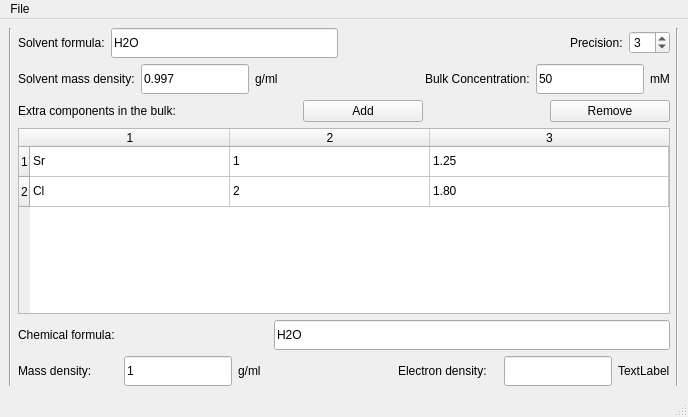
<?xml version="1.0" encoding="UTF-8"?>
<ui version="4.0">
 <class>MainWindow</class>
 <widget class="QMainWindow" name="MainWindow">
  <property name="geometry">
   <rect>
    <x>0</x>
    <y>0</y>
    <width>688</width>
    <height>417</height>
   </rect>
  </property>
  <property name="windowTitle">
   <string>MainWindow</string>
  </property>
  <widget class="QWidget" name="centralwidget">
   <layout class="QGridLayout" name="gridLayout">
    <item row="0" column="0">
     <widget class="Line" name="line">
      <property name="orientation">
       <enum>Qt::Vertical</enum>
      </property>
     </widget>
    </item>
    <item row="0" column="1">
     <layout class="QVBoxLayout" name="verticalLayout">
      <item>
       <layout class="QHBoxLayout" name="horizontalLayout">
        <item>
         <widget class="QLabel" name="label_7">
          <property name="minimumSize">
           <size>
            <width>0</width>
            <height>30</height>
           </size>
          </property>
          <property name="text">
           <string>Solvent formula:</string>
          </property>
         </widget>
        </item>
        <item>
         <widget class="QLineEdit" name="solchemforLE">
          <property name="sizePolicy">
           <sizepolicy hsizetype="Expanding" vsizetype="Fixed">
            <horstretch>0</horstretch>
            <verstretch>0</verstretch>
           </sizepolicy>
          </property>
          <property name="minimumSize">
           <size>
            <width>0</width>
            <height>30</height>
           </size>
          </property>
          <property name="text">
           <string>H2O</string>
          </property>
         </widget>
        </item>
        <item>
         <spacer name="horizontalSpacer">
          <property name="orientation">
           <enum>Qt::Horizontal</enum>
          </property>
          <property name="sizeHint" stdset="0">
           <size>
            <width>40</width>
            <height>20</height>
           </size>
          </property>
         </spacer>
        </item>
        <item>
         <widget class="QLabel" name="label_10">
          <property name="minimumSize">
           <size>
            <width>50</width>
            <height>0</height>
           </size>
          </property>
          <property name="text">
           <string>Precision:</string>
          </property>
         </widget>
        </item>
        <item>
         <widget class="QSpinBox" name="preSB">
          <property name="minimum">
           <number>1</number>
          </property>
          <property name="maximum">
           <number>10</number>
          </property>
          <property name="value">
           <number>3</number>
          </property>
         </widget>
        </item>
       </layout>
      </item>
      <item>
       <layout class="QHBoxLayout" name="horizontalLayout_5">
        <item>
         <widget class="QLabel" name="label_8">
          <property name="sizePolicy">
           <sizepolicy hsizetype="Preferred" vsizetype="Fixed">
            <horstretch>0</horstretch>
            <verstretch>0</verstretch>
           </sizepolicy>
          </property>
          <property name="text">
           <string>Solvent mass density:</string>
          </property>
         </widget>
        </item>
        <item>
         <widget class="QLineEdit" name="solmassdenLE">
          <property name="sizePolicy">
           <sizepolicy hsizetype="Preferred" vsizetype="Fixed">
            <horstretch>0</horstretch>
            <verstretch>0</verstretch>
           </sizepolicy>
          </property>
          <property name="minimumSize">
           <size>
            <width>0</width>
            <height>30</height>
           </size>
          </property>
          <property name="text">
           <string>0.997</string>
          </property>
         </widget>
        </item>
        <item>
         <widget class="QLabel" name="label_9">
          <property name="sizePolicy">
           <sizepolicy hsizetype="Preferred" vsizetype="Fixed">
            <horstretch>0</horstretch>
            <verstretch>0</verstretch>
           </sizepolicy>
          </property>
          <property name="minimumSize">
           <size>
            <width>0</width>
            <height>0</height>
           </size>
          </property>
          <property name="text">
           <string>g/ml</string>
          </property>
         </widget>
        </item>
        <item>
         <spacer name="horizontalSpacer_5">
          <property name="orientation">
           <enum>Qt::Horizontal</enum>
          </property>
          <property name="sizeHint" stdset="0">
           <size>
            <width>40</width>
            <height>20</height>
           </size>
          </property>
         </spacer>
        </item>
        <item>
         <widget class="QLabel" name="label">
          <property name="sizePolicy">
           <sizepolicy hsizetype="Preferred" vsizetype="Fixed">
            <horstretch>0</horstretch>
            <verstretch>0</verstretch>
           </sizepolicy>
          </property>
          <property name="minimumSize">
           <size>
            <width>0</width>
            <height>30</height>
           </size>
          </property>
          <property name="text">
           <string>Bulk Concentration:</string>
          </property>
         </widget>
        </item>
        <item>
         <widget class="QLineEdit" name="bulkconLE">
          <property name="sizePolicy">
           <sizepolicy hsizetype="Preferred" vsizetype="Fixed">
            <horstretch>0</horstretch>
            <verstretch>0</verstretch>
           </sizepolicy>
          </property>
          <property name="minimumSize">
           <size>
            <width>0</width>
            <height>30</height>
           </size>
          </property>
          <property name="text">
           <string>50</string>
          </property>
         </widget>
        </item>
        <item>
         <widget class="QLabel" name="label_18">
          <property name="sizePolicy">
           <sizepolicy hsizetype="Preferred" vsizetype="Fixed">
            <horstretch>0</horstretch>
            <verstretch>0</verstretch>
           </sizepolicy>
          </property>
          <property name="minimumSize">
           <size>
            <width>0</width>
            <height>30</height>
           </size>
          </property>
          <property name="maximumSize">
           <size>
            <width>16777215</width>
            <height>16777215</height>
           </size>
          </property>
          <property name="text">
           <string>mM</string>
          </property>
         </widget>
        </item>
       </layout>
      </item>
      <item>
       <layout class="QHBoxLayout" name="horizontalLayout_2">
        <item>
         <widget class="QLabel" name="label_2">
          <property name="sizePolicy">
           <sizepolicy hsizetype="Minimum" vsizetype="Preferred">
            <horstretch>0</horstretch>
            <verstretch>0</verstretch>
           </sizepolicy>
          </property>
          <property name="text">
           <string>Extra components in the bulk:</string>
          </property>
         </widget>
        </item>
        <item>
         <spacer name="horizontalSpacer_3">
          <property name="orientation">
           <enum>Qt::Horizontal</enum>
          </property>
          <property name="sizeHint" stdset="0">
           <size>
            <width>40</width>
            <height>20</height>
           </size>
          </property>
         </spacer>
        </item>
        <item>
         <widget class="QPushButton" name="addPB">
          <property name="sizePolicy">
           <sizepolicy hsizetype="Expanding" vsizetype="Fixed">
            <horstretch>0</horstretch>
            <verstretch>0</verstretch>
           </sizepolicy>
          </property>
          <property name="text">
           <string>Add</string>
          </property>
         </widget>
        </item>
        <item>
         <spacer name="horizontalSpacer_2">
          <property name="orientation">
           <enum>Qt::Horizontal</enum>
          </property>
          <property name="sizeHint" stdset="0">
           <size>
            <width>40</width>
            <height>20</height>
           </size>
          </property>
         </spacer>
        </item>
        <item>
         <widget class="QPushButton" name="removePB">
          <property name="sizePolicy">
           <sizepolicy hsizetype="Expanding" vsizetype="Fixed">
            <horstretch>0</horstretch>
            <verstretch>0</verstretch>
           </sizepolicy>
          </property>
          <property name="text">
           <string>Remove</string>
          </property>
         </widget>
        </item>
       </layout>
      </item>
      <item>
       <widget class="QTableWidget" name="subphaseTW">
        <property name="minimumSize">
         <size>
          <width>650</width>
          <height>0</height>
         </size>
        </property>
        <property name="rowCount">
         <number>2</number>
        </property>
        <property name="columnCount">
         <number>3</number>
        </property>
        <attribute name="horizontalHeaderVisible">
         <bool>true</bool>
        </attribute>
        <attribute name="horizontalHeaderCascadingSectionResizes">
         <bool>false</bool>
        </attribute>
        <attribute name="horizontalHeaderDefaultSectionSize">
         <number>200</number>
        </attribute>
        <attribute name="horizontalHeaderStretchLastSection">
         <bool>true</bool>
        </attribute>
        <row/>
        <row/>
        <column/>
        <column/>
        <column/>
        <item row="0" column="0">
         <property name="text">
          <string>Sr</string>
         </property>
        </item>
        <item row="0" column="1">
         <property name="text">
          <string>1</string>
         </property>
        </item>
        <item row="0" column="2">
         <property name="text">
          <string>1.25</string>
         </property>
        </item>
        <item row="1" column="0">
         <property name="text">
          <string>Cl</string>
         </property>
        </item>
        <item row="1" column="1">
         <property name="text">
          <string>2</string>
         </property>
        </item>
        <item row="1" column="2">
         <property name="text">
          <string>1.80</string>
         </property>
        </item>
       </widget>
      </item>
      <item>
       <layout class="QHBoxLayout" name="horizontalLayout_3">
        <item>
         <widget class="QLabel" name="label_3">
          <property name="sizePolicy">
           <sizepolicy hsizetype="Minimum" vsizetype="Preferred">
            <horstretch>0</horstretch>
            <verstretch>0</verstretch>
           </sizepolicy>
          </property>
          <property name="minimumSize">
           <size>
            <width>250</width>
            <height>30</height>
           </size>
          </property>
          <property name="text">
           <string>Chemical formula:</string>
          </property>
         </widget>
        </item>
        <item>
         <widget class="QLineEdit" name="chemforLE">
          <property name="minimumSize">
           <size>
            <width>0</width>
            <height>30</height>
           </size>
          </property>
          <property name="text">
           <string>H2O</string>
          </property>
          <property name="readOnly">
           <bool>true</bool>
          </property>
         </widget>
        </item>
       </layout>
      </item>
      <item>
       <layout class="QHBoxLayout" name="horizontalLayout_4">
        <item>
         <widget class="QLabel" name="label_4">
          <property name="sizePolicy">
           <sizepolicy hsizetype="Fixed" vsizetype="Preferred">
            <horstretch>0</horstretch>
            <verstretch>0</verstretch>
           </sizepolicy>
          </property>
          <property name="minimumSize">
           <size>
            <width>100</width>
            <height>30</height>
           </size>
          </property>
          <property name="text">
           <string>Mass density:</string>
          </property>
         </widget>
        </item>
        <item>
         <widget class="QLineEdit" name="massdenLE">
          <property name="sizePolicy">
           <sizepolicy hsizetype="Preferred" vsizetype="Fixed">
            <horstretch>0</horstretch>
            <verstretch>0</verstretch>
           </sizepolicy>
          </property>
          <property name="minimumSize">
           <size>
            <width>0</width>
            <height>30</height>
           </size>
          </property>
          <property name="text">
           <string>1</string>
          </property>
          <property name="readOnly">
           <bool>true</bool>
          </property>
         </widget>
        </item>
        <item>
         <widget class="QLabel" name="label_5">
          <property name="sizePolicy">
           <sizepolicy hsizetype="Preferred" vsizetype="Fixed">
            <horstretch>0</horstretch>
            <verstretch>0</verstretch>
           </sizepolicy>
          </property>
          <property name="minimumSize">
           <size>
            <width>65</width>
            <height>30</height>
           </size>
          </property>
          <property name="text">
           <string>g/ml</string>
          </property>
         </widget>
        </item>
        <item>
         <spacer name="horizontalSpacer_4">
          <property name="orientation">
           <enum>Qt::Horizontal</enum>
          </property>
          <property name="sizeHint" stdset="0">
           <size>
            <width>40</width>
            <height>20</height>
           </size>
          </property>
         </spacer>
        </item>
        <item>
         <widget class="QLabel" name="label_6">
          <property name="sizePolicy">
           <sizepolicy hsizetype="Preferred" vsizetype="Fixed">
            <horstretch>0</horstretch>
            <verstretch>0</verstretch>
           </sizepolicy>
          </property>
          <property name="minimumSize">
           <size>
            <width>100</width>
            <height>30</height>
           </size>
          </property>
          <property name="text">
           <string>Electron density:</string>
          </property>
         </widget>
        </item>
        <item>
         <widget class="QLineEdit" name="eledenLE">
          <property name="sizePolicy">
           <sizepolicy hsizetype="Preferred" vsizetype="Fixed">
            <horstretch>0</horstretch>
            <verstretch>0</verstretch>
           </sizepolicy>
          </property>
          <property name="minimumSize">
           <size>
            <width>0</width>
            <height>30</height>
           </size>
          </property>
          <property name="readOnly">
           <bool>true</bool>
          </property>
         </widget>
        </item>
        <item>
         <widget class="QLabel" name="eledenLabel">
          <property name="sizePolicy">
           <sizepolicy hsizetype="Preferred" vsizetype="Fixed">
            <horstretch>0</horstretch>
            <verstretch>0</verstretch>
           </sizepolicy>
          </property>
          <property name="minimumSize">
           <size>
            <width>50</width>
            <height>30</height>
           </size>
          </property>
          <property name="text">
           <string>TextLabel</string>
          </property>
         </widget>
        </item>
       </layout>
      </item>
     </layout>
    </item>
    <item row="0" column="2">
     <widget class="Line" name="line_2">
      <property name="orientation">
       <enum>Qt::Vertical</enum>
      </property>
     </widget>
    </item>
   </layout>
  </widget>
  <widget class="QMenuBar" name="menubar">
   <property name="geometry">
    <rect>
     <x>0</x>
     <y>0</y>
     <width>688</width>
     <height>21</height>
    </rect>
   </property>
   <widget class="QMenu" name="menuFile">
    <property name="title">
     <string>File</string>
    </property>
    <addaction name="actionExit"/>
   </widget>
   <addaction name="menuFile"/>
  </widget>
  <widget class="QStatusBar" name="statusbar"/>
  <action name="actionExit">
   <property name="text">
    <string>Exit</string>
   </property>
  </action>
 </widget>
 <resources/>
 <connections/>
</ui>
